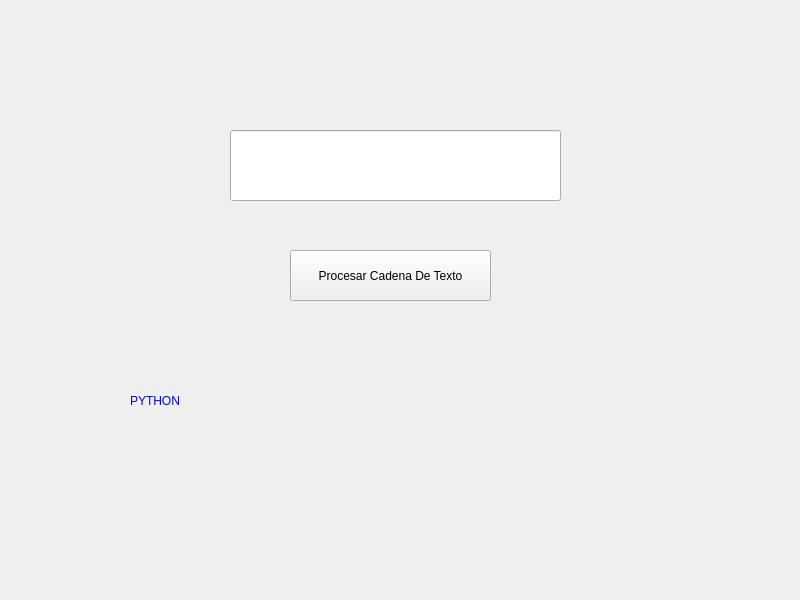
<?xml version="1.0" encoding="UTF-8"?>
<ui version="4.0">
 <class>Widget</class>
 <widget class="QWidget" name="Widget">
  <property name="geometry">
   <rect>
    <x>0</x>
    <y>0</y>
    <width>800</width>
    <height>600</height>
   </rect>
  </property>
  <property name="windowTitle">
   <string>Widget</string>
  </property>
  <widget class="QLabel" name="lblSalida">
   <property name="geometry">
    <rect>
     <x>130</x>
     <y>350</y>
     <width>581</width>
     <height>101</height>
    </rect>
   </property>
   <property name="styleSheet">
    <string notr="true">color: rgb(0, 0, 255);
font: 26pt &quot;MS Shell Dlg 2&quot;;</string>
   </property>
   <property name="text">
    <string>PYTHON</string>
   </property>
  </widget>
  <widget class="QLineEdit" name="TXTpWD">
   <property name="geometry">
    <rect>
     <x>230</x>
     <y>130</y>
     <width>331</width>
     <height>71</height>
    </rect>
   </property>
   <property name="font">
    <font>
     <pointsize>16</pointsize>
    </font>
   </property>
  </widget>
  <widget class="QPushButton" name="btnPwd">
   <property name="geometry">
    <rect>
     <x>290</x>
     <y>250</y>
     <width>201</width>
     <height>51</height>
    </rect>
   </property>
   <property name="text">
    <string>Procesar Cadena De Texto</string>
   </property>
  </widget>
 </widget>
 <resources/>
 <connections/>
</ui>
